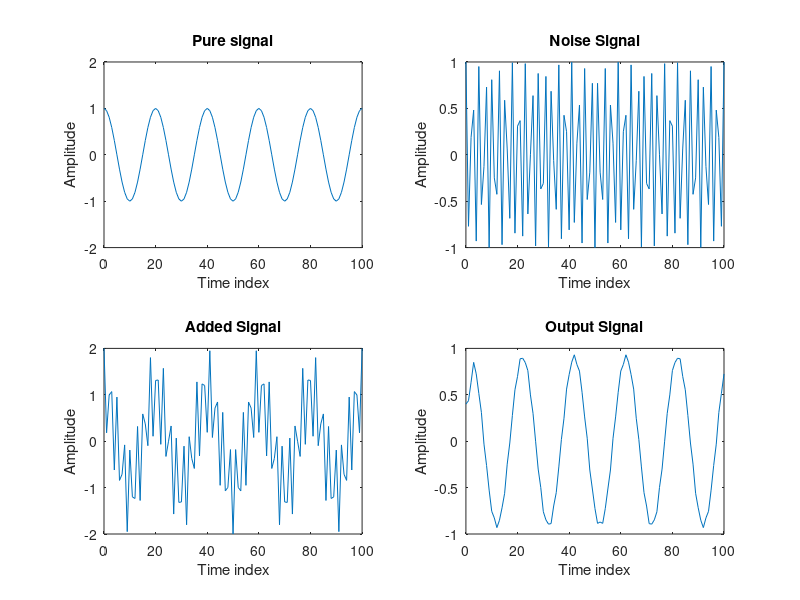

MATLAB code for this plot:
clc
n = 0:100
s1 = cos(2*pi*0.05*n)%low freq sinusoid
s2 = cos(2*pi*0.39*n)%high freq sinusoid
x = s1 + s2
%implementation of m point moving average
M = input('Desired Length of The Filter=')
num = ones(1,M)
y = filter(num,1,x)/M
%Display input and output
clf
subplot(2,2,1)
plot(n,s1)
axis([0,100,-2,2])
xlabel('Time index')
ylabel('Amplitude')
title('Pure signal')
subplot(2,2,2)
plot(n,s2)
xlabel('Time index')
ylabel('Amplitude')
title('Noise Signal')
subplot(2,2,3)
plot(n,x)
xlabel('Time index')
ylabel('Amplitude')
title('Added Signal')
subplot(2,2,4)
plot(n,y)
xlabel('Time index')
ylabel('Amplitude')
title('Output Signal')












